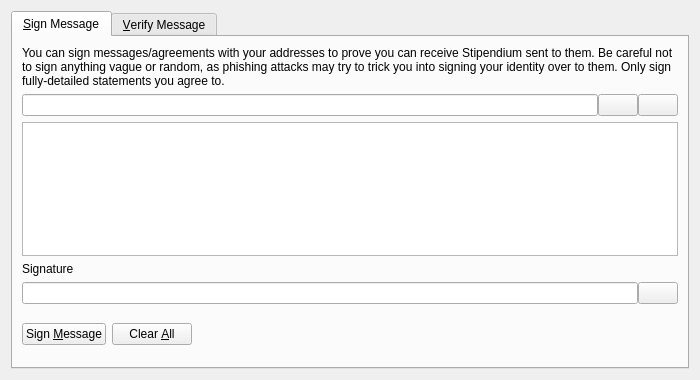
<?xml version="1.0" encoding="UTF-8"?>
<ui version="4.0">
 <class>SignVerifyMessageDialog</class>
 <widget class="QDialog" name="SignVerifyMessageDialog">
  <property name="geometry">
   <rect>
    <x>0</x>
    <y>0</y>
    <width>700</width>
    <height>380</height>
   </rect>
  </property>
  <property name="windowTitle">
   <string>Signatures - Sign / Verify a Message</string>
  </property>
  <property name="modal">
   <bool>true</bool>
  </property>
  <layout class="QVBoxLayout" name="verticalLayout">
   <item>
    <widget class="QTabWidget" name="tabWidget">
     <property name="currentIndex">
      <number>0</number>
     </property>
     <widget class="QWidget" name="tabSignMessage">
      <attribute name="title">
       <string>&amp;Sign Message</string>
      </attribute>
      <layout class="QVBoxLayout" name="verticalLayout_SM">
       <item>
        <widget class="QLabel" name="infoLabel_SM">
         <property name="text">
          <string>You can sign messages/agreements with your addresses to prove you can receive Stipendium sent to them. Be careful not to sign anything vague or random, as phishing attacks may try to trick you into signing your identity over to them. Only sign fully-detailed statements you agree to.</string>
         </property>
         <property name="textFormat">
          <enum>Qt::PlainText</enum>
         </property>
         <property name="wordWrap">
          <bool>true</bool>
         </property>
        </widget>
       </item>
       <item>
        <layout class="QHBoxLayout" name="horizontalLayout_1_SM">
         <property name="spacing">
          <number>0</number>
         </property>
         <item>
          <widget class="QValidatedLineEdit" name="addressIn_SM">
           <property name="toolTip">
            <string>The Stipendium address to sign the message with</string>
           </property>
          </widget>
         </item>
         <item>
          <widget class="QPushButton" name="addressBookButton_SM">
           <property name="toolTip">
            <string>Choose previously used address</string>
           </property>
           <property name="text">
            <string/>
           </property>
           <property name="shortcut">
            <string>Alt+A</string>
           </property>
           <property name="autoDefault">
            <bool>false</bool>
           </property>
          </widget>
         </item>
         <item>
          <widget class="QPushButton" name="pasteButton_SM">
           <property name="toolTip">
            <string>Paste address from clipboard</string>
           </property>
           <property name="text">
            <string/>
           </property>
           <property name="shortcut">
            <string>Alt+P</string>
           </property>
           <property name="autoDefault">
            <bool>false</bool>
           </property>
          </widget>
         </item>
        </layout>
       </item>
       <item>
        <widget class="QPlainTextEdit" name="messageIn_SM">
         <property name="toolTip">
          <string>Enter the message you want to sign here</string>
         </property>
        </widget>
       </item>
       <item>
        <widget class="QLabel" name="signatureLabel_SM">
         <property name="text">
          <string>Signature</string>
         </property>
         <property name="textFormat">
          <enum>Qt::PlainText</enum>
         </property>
        </widget>
       </item>
       <item>
        <layout class="QHBoxLayout" name="horizontalLayout_2_SM">
         <property name="spacing">
          <number>0</number>
         </property>
         <item>
          <widget class="QLineEdit" name="signatureOut_SM">
           <property name="font">
            <font>
             <italic>true</italic>
            </font>
           </property>
           <property name="readOnly">
            <bool>true</bool>
           </property>
          </widget>
         </item>
         <item>
          <widget class="QPushButton" name="copySignatureButton_SM">
           <property name="toolTip">
            <string>Copy the current signature to the system clipboard</string>
           </property>
           <property name="text">
            <string/>
           </property>
           <property name="autoDefault">
            <bool>false</bool>
           </property>
          </widget>
         </item>
        </layout>
       </item>
       <item>
        <layout class="QHBoxLayout" name="horizontalLayout_3_SM">
         <item>
          <widget class="QPushButton" name="signMessageButton_SM">
           <property name="toolTip">
            <string>Sign the message to prove you own this Stipendium address</string>
           </property>
           <property name="text">
            <string>Sign &amp;Message</string>
           </property>
           <property name="autoDefault">
            <bool>false</bool>
           </property>
          </widget>
         </item>
         <item>
          <widget class="QPushButton" name="clearButton_SM">
           <property name="toolTip">
            <string>Reset all sign message fields</string>
           </property>
           <property name="text">
            <string>Clear &amp;All</string>
           </property>
           <property name="autoDefault">
            <bool>false</bool>
           </property>
          </widget>
         </item>
         <item>
          <spacer name="horizontalSpacer_1_SM">
           <property name="orientation">
            <enum>Qt::Horizontal</enum>
           </property>
           <property name="sizeHint" stdset="0">
            <size>
             <width>40</width>
             <height>48</height>
            </size>
           </property>
          </spacer>
         </item>
         <item>
          <widget class="QLabel" name="statusLabel_SM">
           <property name="font">
            <font>
             <weight>75</weight>
             <bold>true</bold>
            </font>
           </property>
           <property name="text">
            <string/>
           </property>
           <property name="wordWrap">
            <bool>true</bool>
           </property>
          </widget>
         </item>
         <item>
          <spacer name="horizontalSpacer_2_SM">
           <property name="orientation">
            <enum>Qt::Horizontal</enum>
           </property>
           <property name="sizeHint" stdset="0">
            <size>
             <width>40</width>
             <height>48</height>
            </size>
           </property>
          </spacer>
         </item>
        </layout>
       </item>
      </layout>
     </widget>
     <widget class="QWidget" name="tabVerifyMessage">
      <attribute name="title">
       <string>&amp;Verify Message</string>
      </attribute>
      <layout class="QVBoxLayout" name="verticalLayout_VM">
       <item>
        <widget class="QLabel" name="infoLabel_VM">
         <property name="text">
          <string>Enter the receiver's address, message (ensure you copy line breaks, spaces, tabs, etc. exactly) and signature below to verify the message. Be careful not to read more into the signature than what is in the signed message itself, to avoid being tricked by a man-in-the-middle attack. Note that this only proves the signing party receives with the address, it cannot prove sendership of any transaction!</string>
         </property>
         <property name="textFormat">
          <enum>Qt::PlainText</enum>
         </property>
         <property name="alignment">
          <set>Qt::AlignLeading|Qt::AlignLeft|Qt::AlignTop</set>
         </property>
         <property name="wordWrap">
          <bool>true</bool>
         </property>
        </widget>
       </item>
       <item>
        <layout class="QHBoxLayout" name="horizontalLayout_1_VM">
         <property name="spacing">
          <number>0</number>
         </property>
         <item>
          <widget class="QValidatedLineEdit" name="addressIn_VM">
           <property name="toolTip">
            <string>The Stipendium address the message was signed with</string>
           </property>
          </widget>
         </item>
         <item>
          <widget class="QPushButton" name="addressBookButton_VM">
           <property name="toolTip">
            <string>Choose previously used address</string>
           </property>
           <property name="text">
            <string/>
           </property>
           <property name="shortcut">
            <string>Alt+A</string>
           </property>
           <property name="autoDefault">
            <bool>false</bool>
           </property>
          </widget>
         </item>
        </layout>
       </item>
       <item>
        <widget class="QPlainTextEdit" name="messageIn_VM"/>
       </item>
       <item>
        <widget class="QValidatedLineEdit" name="signatureIn_VM"/>
       </item>
       <item>
        <layout class="QHBoxLayout" name="horizontalLayout_2_VM">
         <item>
          <widget class="QPushButton" name="verifyMessageButton_VM">
           <property name="toolTip">
            <string>Verify the message to ensure it was signed with the specified Stipendium address</string>
           </property>
           <property name="text">
            <string>Verify &amp;Message</string>
           </property>
           <property name="autoDefault">
            <bool>false</bool>
           </property>
          </widget>
         </item>
         <item>
          <widget class="QPushButton" name="clearButton_VM">
           <property name="toolTip">
            <string>Reset all verify message fields</string>
           </property>
           <property name="text">
            <string>Clear &amp;All</string>
           </property>
           <property name="autoDefault">
            <bool>false</bool>
           </property>
          </widget>
         </item>
         <item>
          <spacer name="horizontalSpacer_1_VM">
           <property name="orientation">
            <enum>Qt::Horizontal</enum>
           </property>
           <property name="sizeHint" stdset="0">
            <size>
             <width>40</width>
             <height>48</height>
            </size>
           </property>
          </spacer>
         </item>
         <item>
          <widget class="QLabel" name="statusLabel_VM">
           <property name="font">
            <font>
             <weight>75</weight>
             <bold>true</bold>
            </font>
           </property>
           <property name="text">
            <string/>
           </property>
           <property name="wordWrap">
            <bool>true</bool>
           </property>
          </widget>
         </item>
         <item>
          <spacer name="horizontalSpacer_2_VM">
           <property name="orientation">
            <enum>Qt::Horizontal</enum>
           </property>
           <property name="sizeHint" stdset="0">
            <size>
             <width>40</width>
             <height>48</height>
            </size>
           </property>
          </spacer>
         </item>
        </layout>
       </item>
      </layout>
     </widget>
    </widget>
   </item>
  </layout>
 </widget>
 <customwidgets>
  <customwidget>
   <class>QValidatedLineEdit</class>
   <extends>QLineEdit</extends>
   <header>qvalidatedlineedit.h</header>
  </customwidget>
 </customwidgets>
 <resources>
  <include location="../stipendium.qrc"/>
 </resources>
 <connections/>
</ui>
